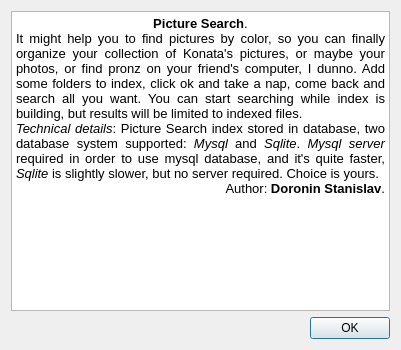
<?xml version="1.0" encoding="UTF-8"?>
<ui version="4.0">
 <class>About</class>
 <widget class="QDialog" name="About">
  <property name="windowModality">
   <enum>Qt::ApplicationModal</enum>
  </property>
  <property name="geometry">
   <rect>
    <x>0</x>
    <y>0</y>
    <width>401</width>
    <height>350</height>
   </rect>
  </property>
  <property name="windowTitle">
   <string>About</string>
  </property>
  <layout class="QVBoxLayout" name="verticalLayout">
   <item>
    <widget class="QTextBrowser" name="textBrowser">
     <property name="verticalScrollBarPolicy">
      <enum>Qt::ScrollBarAlwaysOff</enum>
     </property>
     <property name="horizontalScrollBarPolicy">
      <enum>Qt::ScrollBarAlwaysOff</enum>
     </property>
     <property name="html">
      <string>&lt;!DOCTYPE HTML PUBLIC &quot;-//W3C//DTD HTML 4.0//EN&quot; &quot;http://www.w3.org/TR/REC-html40/strict.dtd&quot;&gt;
&lt;html&gt;&lt;head&gt;&lt;meta name=&quot;qrichtext&quot; content=&quot;1&quot; /&gt;&lt;style type=&quot;text/css&quot;&gt;
p, li { white-space: pre-wrap; }
&lt;/style&gt;&lt;/head&gt;&lt;body style=&quot; font-family:'MS Shell Dlg 2'; font-size:8.25pt; font-weight:400; font-style:normal;&quot;&gt;
&lt;p align=&quot;center&quot; style=&quot; margin-top:0px; margin-bottom:0px; margin-left:0px; margin-right:0px; -qt-block-indent:0; text-indent:0px;&quot;&gt;&lt;span style=&quot; font-size:10pt; font-weight:600;&quot;&gt;Picture Search&lt;/span&gt;&lt;span style=&quot; font-size:10pt;&quot;&gt;.&lt;/span&gt;&lt;/p&gt;
&lt;p align=&quot;justify&quot; style=&quot; margin-top:0px; margin-bottom:0px; margin-left:0px; margin-right:0px; -qt-block-indent:0; text-indent:0px;&quot;&gt;&lt;span style=&quot; font-size:10pt;&quot;&gt;It might help you to find pictures by color, so you can finally organize your collection of Konata's pictures, or maybe your photos, or find pronz on your friend's computer, I dunno. Add some folders to index, click ok and take a nap, come back and search all you want. You can start searching while index is building, but results will be limited to indexed files.&lt;/span&gt;&lt;/p&gt;
&lt;p align=&quot;justify&quot; style=&quot; margin-top:0px; margin-bottom:0px; margin-left:0px; margin-right:0px; -qt-block-indent:0; text-indent:0px;&quot;&gt;&lt;span style=&quot; font-size:10pt; font-style:italic;&quot;&gt;Technical details&lt;/span&gt;&lt;span style=&quot; font-size:10pt;&quot;&gt;: Picture Search index stored in database, two database system supported: &lt;/span&gt;&lt;span style=&quot; font-size:10pt; font-style:italic;&quot;&gt;Mysql&lt;/span&gt;&lt;span style=&quot; font-size:10pt;&quot;&gt; and &lt;/span&gt;&lt;span style=&quot; font-size:10pt; font-style:italic;&quot;&gt;Sqlite&lt;/span&gt;&lt;span style=&quot; font-size:10pt;&quot;&gt;. &lt;/span&gt;&lt;span style=&quot; font-size:10pt; font-style:italic;&quot;&gt;Mysql server&lt;/span&gt;&lt;span style=&quot; font-size:10pt;&quot;&gt; required in order to use mysql database, and it's quite faster, &lt;/span&gt;&lt;span style=&quot; font-size:10pt; font-style:italic;&quot;&gt;Sqlite&lt;/span&gt;&lt;span style=&quot; font-size:10pt;&quot;&gt; is slightly slower, but no server required. Choice is yours.&lt;/span&gt;&lt;/p&gt;
&lt;p align=&quot;right&quot; style=&quot; margin-top:0px; margin-bottom:0px; margin-left:0px; margin-right:0px; -qt-block-indent:0; text-indent:0px;&quot;&gt;&lt;span style=&quot; font-size:10pt;&quot;&gt;Author: &lt;/span&gt;&lt;span style=&quot; font-size:10pt; font-weight:600;&quot;&gt;Doronin Stanislav&lt;/span&gt;&lt;span style=&quot; font-size:10pt;&quot;&gt;.&lt;/span&gt;&lt;/p&gt;&lt;/body&gt;&lt;/html&gt;</string>
     </property>
    </widget>
   </item>
   <item>
    <widget class="QDialogButtonBox" name="buttonBox">
     <property name="standardButtons">
      <set>QDialogButtonBox::Ok</set>
     </property>
    </widget>
   </item>
  </layout>
 </widget>
 <tabstops>
  <tabstop>textBrowser</tabstop>
 </tabstops>
 <resources/>
 <connections>
  <connection>
   <sender>buttonBox</sender>
   <signal>accepted()</signal>
   <receiver>About</receiver>
   <slot>accept()</slot>
   <hints>
    <hint type="sourcelabel">
     <x>200</x>
     <y>329</y>
    </hint>
    <hint type="destinationlabel">
     <x>200</x>
     <y>174</y>
    </hint>
   </hints>
  </connection>
 </connections>
</ui>
